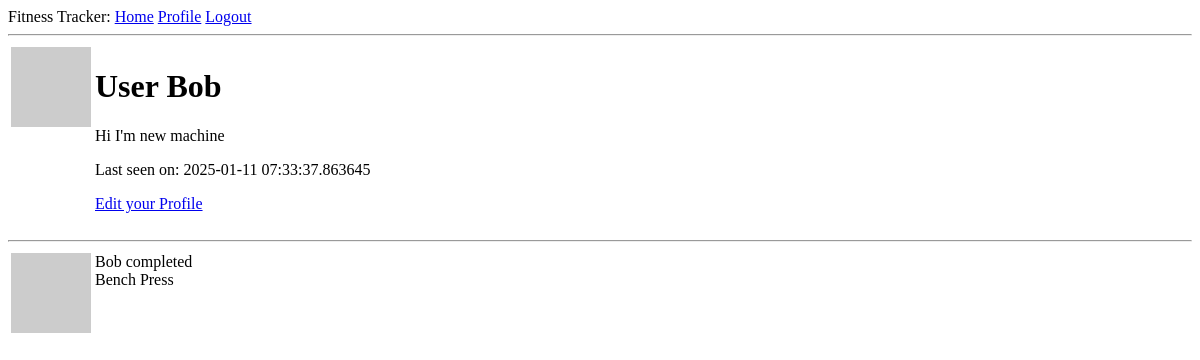
Page /user/Bob (signed in) on the earlier database version.
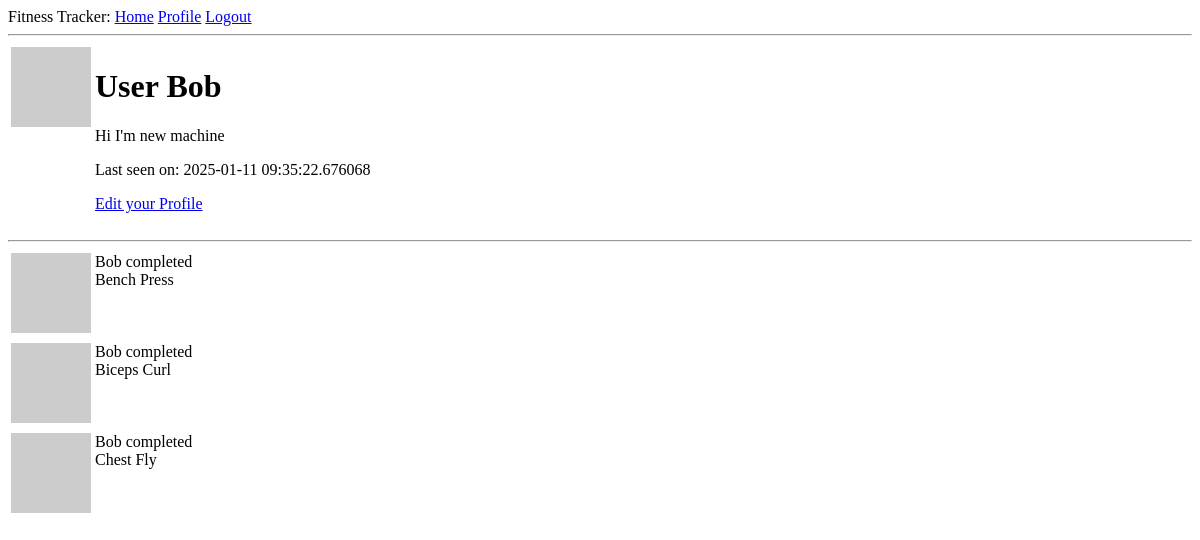
Same page on the later database version.
### app/models.py (models this page shows, shortened)
class User(UserMixin, db.Model):
    id: Mapped[int] = mapped_column(primary_key=True)
    username: Mapped[str] = mapped_column(String(64), index=True, unique=True)
    email: Mapped[str] = mapped_column(String(120), index=True, unique=True)
    password_hash: Mapped[Optional[str]] = mapped_column(String(256))
    workouts: Mapped[List['Workout']] = relationship(back_populates='user')
    about_me: Mapped[Optional[str]] = mapped_column(String(140))
    last_seen: Mapped[Optional[datetime]] = mapped_column(
        default=lambda: datetime.now(timezone.utc))
    def __repr__(self):
        return '<User {}>'.format(self.username)
    def avatar(self, size):
        digest = md5(self.email.lower().encode('utf-8')).hexdigest()
        return f'https://www.gravatar.com/avatar/{digest}?d=identicon&s={size}'

class MachineExercise(db.Model):
    id: Mapped[int] = mapped_column(primary_key=True)
    name: Mapped[str] = mapped_column(String(64), index=True, unique=True)
    reps: Mapped[int] = mapped_column(Integer, default=1)
    weight: Mapped[int] = mapped_column(Integer, default=0)
    workouts: Mapped[List['Workout']] = relationship(secondary='workout_machine_exercise', back_populates='machine_exercises')

### app/routes.py (the view)
@app.route('/user/<username>')
@login_required
def user(username):
    user = db.first_or_404(sa.select(User).where(User.username == username))
    print(f"user is: {user}")
    print(f"user has workout object: {user.workouts}")
    print(f"user has workout object: {user.workouts[0].machine_exercises[0].name}")
    user_workouts = []
    for workout in user.workouts:
        for machine in workout.machine_exercises:
            user_workouts.append({"name": machine.name, "reps": machine.reps, "weight": machine.weight})
    return render_template('user.html', user=user, workouts=user_workouts)

### app/models.py (called while the page is built)
@login.user_loader
def load_user(id):
    return db.session.get(User, int(id))

### app/routes.py (called while the page is built)
@app.before_request
def before_request():
    if current_user.is_authenticated:
        current_user.last_seen = datetime.now(timezone.utc)
        db.session.commit()

### app/templates/user.html
{% extends "base.html" %} {% block content %}
<table>
  <tr valign="top">
    <td><img src="{{ user.avatar(128) }}" /></td>
    <td>
      <h1>User {{ user.username }}</h1>
      {% if user.about_me %}
      <p>{{ user.about_me }}</p>
      {% endif %} {% if user.last_seen %}
      <p>Last seen on: {{ user.last_seen }}</p>
      {% endif %}
      {% if user == current_user %}
      <p><a href="{{ url_for('edit_profile') }}">Edit your Profile</a></p>
      {% endif %}
    </td>
  </tr>
</table>
<hr />
{% for workout in workouts %} {% include '_workout.html' %} {% endfor %} {%
endblock %}

### app/templates/base.html (shortened to what this page needs)
<!DOCTYPE html>
<html>
  <head>
  </head>
  <body>
    <div>
      Fitness Tracker:
      <a href="{{ url_for('index') }}">Home</a>
      {% if current_user.is_anonymous %}
      <a href="{{ url_for('login') }}">Login</a>
      {% else %}
      <a href="{{ url_for('user', username=current_user.username) }}">Profile</a>
      <a href="{{ url_for('logout') }}">Logout</a>
      {% endif %}
    </div>
    <hr />
     {% block content %}{% endblock %}
  </body>
</html>

### app/templates/_workout.html
<table>
    <tr valign="top">
        <td><img src="{{ current_user.avatar(36) }}"></td>
        <td>{{ current_user.username }} completed <br>{{ workout["name"] }}</td>
    </tr>
</table>

Differences in the rows shown:
changed User "Bob": last_seen "2025-01-11 07:33:37.863645" → "2025-01-11 09:35:22.676068"
added MachineExercise: {{ current_user.username }} "Bob", name "Biceps Curl"
added MachineExercise: {{ current_user.username }} "Bob", name "Chest Fly"
